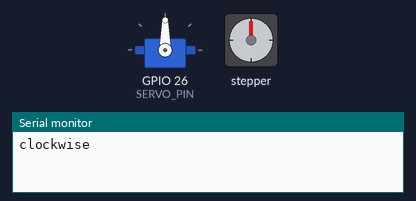
Simulated run of this sketch. Board: ESP32. On the bench: servo, stepper motor, the last lines printed to the serial monitor. Stepper angles assume 2048 steps per turn.

Above: at 0.15 s.
At 9.96 s:
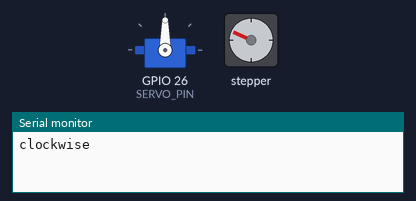
At 20.05 s:
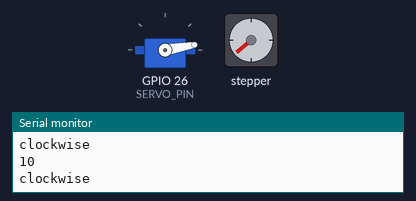
At 39.8 s:
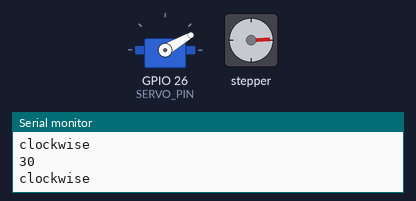
Timing chart, 0 to 40.0 s (numbered marks = the images above):
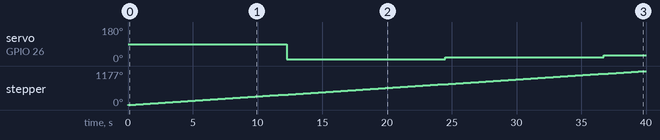

The sketch:

motor-lab.ino
```cpp
// https://randomnerdtutorials.com/esp32-stepper-motor-28byj-48-uln2003/
#include <Stepper.h>
#include <ESP32Servo.h>

const int stepsPerRevolution = 2048;

// ULN2003 Motor Driver Pins
#define IN1 19
#define IN2 18
#define IN3 5
#define IN4 17
#define SERVO_PIN 26

Stepper myStepper(stepsPerRevolution, IN1, IN3, IN2, IN4);
Servo servoMotor;
int pos = 0;

void setup() {
  myStepper.setSpeed(5);
  servoMotor.attach(SERVO_PIN);
  Serial.begin(115200);
}

void loop() {
  // step one revolution in one direction:
  Serial.println("clockwise");
  myStepper.step(stepsPerRevolution);

  if (pos == 180) {
    pos = 0;
  } else {
    pos += 10;
  }

  delay(250);
  Serial.printf("%d\n", pos);
  servoMotor.write(pos);
}
```

Measured:
- by itself, servo on GPIO 26 (SERVO_PIN): 90° → 10° at 12.2 s, → 20° 12.3 s later, → 30° 12.3 s later
- by itself, stepper: keeps turning clockwise at about 29°/s
